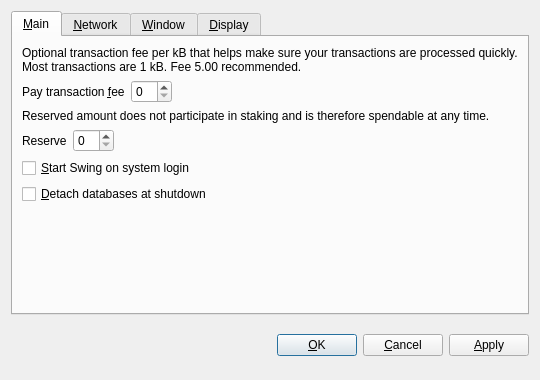
<?xml version="1.0" encoding="UTF-8"?>
<ui version="4.0">
 <class>OptionsDialog</class>
 <widget class="QDialog" name="OptionsDialog">
  <property name="geometry">
   <rect>
    <x>0</x>
    <y>0</y>
    <width>540</width>
    <height>380</height>
   </rect>
  </property>
  <property name="windowTitle">
   <string>Options</string>
  </property>
  <property name="modal">
   <bool>true</bool>
  </property>
  <layout class="QVBoxLayout" name="verticalLayout">
   <item>
    <widget class="QTabWidget" name="tabWidget">
     <property name="tabPosition">
      <enum>QTabWidget::North</enum>
     </property>
     <property name="currentIndex">
      <number>0</number>
     </property>
     <widget class="QWidget" name="tabMain">
      <attribute name="title">
       <string>&amp;Main</string>
      </attribute>
      <layout class="QVBoxLayout" name="verticalLayout_Main">
       <item>
        <widget class="QLabel" name="transactionFeeInfoLabel">
         <property name="text">
          <string>Optional transaction fee per kB that helps make sure your transactions are processed quickly. Most transactions are 1 kB. Fee 5.00 recommended.</string>
         </property>
         <property name="textFormat">
          <enum>Qt::PlainText</enum>
         </property>
         <property name="wordWrap">
          <bool>true</bool>
         </property>
        </widget>
       </item>
       <item>
        <layout class="QHBoxLayout" name="horizontalLayoutFee">
         <item>
          <widget class="QLabel" name="transactionFeeLabel">
           <property name="text">
            <string>Pay transaction &amp;fee</string>
           </property>
           <property name="textFormat">
            <enum>Qt::PlainText</enum>
           </property>
           <property name="buddy">
            <cstring>transactionFee</cstring>
           </property>
          </widget>
         </item>
         <item>
          <widget class="BitcoinAmountField" name="transactionFee"/>
         </item>
         <item>
          <spacer name="horizontalSpacerFee">
           <property name="orientation">
            <enum>Qt::Horizontal</enum>
           </property>
           <property name="sizeHint" stdset="0">
            <size>
             <width>40</width>
             <height>20</height>
            </size>
           </property>
          </spacer>
         </item>
        </layout>
       </item>
       <item>
        <widget class="QLabel" name="reserveBalanceInfoLabel">
         <property name="text">
          <string>Reserved amount does not participate in staking and is therefore spendable at any time.</string>
         </property>
         <property name="textFormat">
          <enum>Qt::PlainText</enum>
         </property>
         <property name="wordWrap">
          <bool>true</bool>
         </property>
        </widget>
       </item>
       <item>
        <layout class="QHBoxLayout" name="horizontalLayoutReserveBalance">
         <item>
          <widget class="QLabel" name="reserveBalanceLabel">
           <property name="text">
            <string>Reserve</string>
           </property>
           <property name="textFormat">
            <enum>Qt::PlainText</enum>
           </property>
           <property name="buddy">
            <cstring>reserveBalance</cstring>
           </property>
          </widget>
         </item>
         <item>
          <widget class="BitcoinAmountField" name="reserveBalance"/>
         </item>
         <item>
          <spacer name="horizontalSpacerReserveBalance">
           <property name="orientation">
            <enum>Qt::Horizontal</enum>
           </property>
           <property name="sizeHint" stdset="0">
            <size>
             <width>40</width>
             <height>20</height>
            </size>
           </property>
          </spacer>
         </item>
        </layout>
       </item>
       <item>
        <widget class="QCheckBox" name="bitcoinAtStartup">
         <property name="toolTip">
          <string>Automatically start Swing after logging in to the system.</string>
         </property>
         <property name="text">
          <string>&amp;Start Swing on system login</string>
         </property>
        </widget>
       </item>
       <item>
        <widget class="QCheckBox" name="detachDatabases">
         <property name="toolTip">
          <string>Detach block and address databases at shutdown. This means they can be moved to another data directory, but it slows down shutdown. The wallet is always detached.</string>
         </property>
         <property name="text">
          <string>&amp;Detach databases at shutdown</string>
         </property>
        </widget>
       </item>
       <item>
        <spacer name="verticalSpacer_Main">
         <property name="orientation">
          <enum>Qt::Vertical</enum>
         </property>
         <property name="sizeHint" stdset="0">
          <size>
           <width>20</width>
           <height>40</height>
          </size>
         </property>
        </spacer>
       </item>
      </layout>
     </widget>
     <widget class="QWidget" name="tabNetwork">
      <attribute name="title">
       <string>&amp;Network</string>
      </attribute>
      <layout class="QVBoxLayout" name="verticalLayout_Network">
       <item>
        <widget class="QCheckBox" name="mapPortUpnp">
         <property name="toolTip">
          <string>Automatically open the Swing client port on the router. This only works when your router supports UPnP and it is enabled.</string>
         </property>
         <property name="text">
          <string>Map port using &amp;UPnP</string>
         </property>
        </widget>
       </item>
       <item>
        <widget class="QCheckBox" name="connectSocks">
         <property name="toolTip">
          <string>Connect to the Swing network through a SOCKS proxy (e.g. when connecting through Tor).</string>
         </property>
         <property name="text">
          <string>&amp;Connect through SOCKS proxy:</string>
         </property>
        </widget>
       </item>
       <item>
        <layout class="QHBoxLayout" name="horizontalLayout_Network">
         <item>
          <widget class="QLabel" name="proxyIpLabel">
           <property name="text">
            <string>Proxy &amp;IP:</string>
           </property>
           <property name="textFormat">
            <enum>Qt::PlainText</enum>
           </property>
           <property name="buddy">
            <cstring>proxyIp</cstring>
           </property>
          </widget>
         </item>
         <item>
          <widget class="QValidatedLineEdit" name="proxyIp">
           <property name="maximumSize">
            <size>
             <width>140</width>
             <height>16777215</height>
            </size>
           </property>
           <property name="toolTip">
            <string>IP address of the proxy (e.g. 127.0.0.1)</string>
           </property>
          </widget>
         </item>
         <item>
          <widget class="QLabel" name="proxyPortLabel">
           <property name="text">
            <string>&amp;Port:</string>
           </property>
           <property name="textFormat">
            <enum>Qt::PlainText</enum>
           </property>
           <property name="buddy">
            <cstring>proxyPort</cstring>
           </property>
          </widget>
         </item>
         <item>
          <widget class="QLineEdit" name="proxyPort">
           <property name="maximumSize">
            <size>
             <width>55</width>
             <height>16777215</height>
            </size>
           </property>
           <property name="toolTip">
            <string>Port of the proxy (e.g. 9050)</string>
           </property>
          </widget>
         </item>
         <item>
          <widget class="QLabel" name="socksVersionLabel">
           <property name="text">
            <string>SOCKS &amp;Version:</string>
           </property>
           <property name="textFormat">
            <enum>Qt::PlainText</enum>
           </property>
           <property name="buddy">
            <cstring>socksVersion</cstring>
           </property>
          </widget>
         </item>
         <item>
          <widget class="QValueComboBox" name="socksVersion">
           <property name="toolTip">
            <string>SOCKS version of the proxy (e.g. 5)</string>
           </property>
          </widget>
         </item>
         <item>
          <spacer name="horizontalSpacer_Network">
           <property name="orientation">
            <enum>Qt::Horizontal</enum>
           </property>
           <property name="sizeHint" stdset="0">
            <size>
             <width>40</width>
             <height>20</height>
            </size>
           </property>
          </spacer>
         </item>
        </layout>
       </item>
       <item>
        <spacer name="verticalSpacer_Network">
         <property name="orientation">
          <enum>Qt::Vertical</enum>
         </property>
         <property name="sizeHint" stdset="0">
          <size>
           <width>20</width>
           <height>40</height>
          </size>
         </property>
        </spacer>
       </item>
      </layout>
     </widget>
     <widget class="QWidget" name="tabWindow">
      <attribute name="title">
       <string>&amp;Window</string>
      </attribute>
      <layout class="QVBoxLayout" name="verticalLayout_Window">
       <item>
        <widget class="QCheckBox" name="minimizeToTray">
         <property name="toolTip">
          <string>Show only a tray icon after minimizing the window.</string>
         </property>
         <property name="text">
          <string>&amp;Minimize to the tray instead of the taskbar</string>
         </property>
        </widget>
       </item>
       <item>
        <widget class="QCheckBox" name="minimizeOnClose">
         <property name="toolTip">
          <string>Minimize instead of exit the application when the window is closed. When this option is enabled, the application will be closed only after selecting Quit in the menu.</string>
         </property>
         <property name="text">
          <string>M&amp;inimize on close</string>
         </property>
        </widget>
       </item>
       <item>
        <spacer name="verticalSpacer_Window">
         <property name="orientation">
          <enum>Qt::Vertical</enum>
         </property>
         <property name="sizeHint" stdset="0">
          <size>
           <width>20</width>
           <height>40</height>
          </size>
         </property>
        </spacer>
       </item>
      </layout>
     </widget>
     <widget class="QWidget" name="tabDisplay">
      <attribute name="title">
       <string>&amp;Display</string>
      </attribute>
      <layout class="QVBoxLayout" name="verticalLayout_Display">
       <item>
        <layout class="QHBoxLayout" name="horizontalLayout_1_Display">
         <item>
          <widget class="QLabel" name="langLabel">
           <property name="text">
            <string>User Interface &amp;language:</string>
           </property>
           <property name="textFormat">
            <enum>Qt::PlainText</enum>
           </property>
           <property name="buddy">
            <cstring>lang</cstring>
           </property>
          </widget>
         </item>
         <item>
          <widget class="QValueComboBox" name="lang">
           <property name="toolTip">
            <string>The user interface language can be set here. This setting will take effect after restarting Swing.</string>
           </property>
          </widget>
         </item>
        </layout>
       </item>
       <item>
        <layout class="QHBoxLayout" name="horizontalLayout_2_Display">
         <item>
          <widget class="QLabel" name="unitLabel">
           <property name="text">
            <string>&amp;Unit to show amounts in:</string>
           </property>
           <property name="textFormat">
            <enum>Qt::PlainText</enum>
           </property>
           <property name="buddy">
            <cstring>unit</cstring>
           </property>
          </widget>
         </item>
         <item>
          <widget class="QValueComboBox" name="unit">
           <property name="toolTip">
            <string>Choose the default subdivision unit to show in the interface and when sending coins.</string>
           </property>
          </widget>
         </item>
        </layout>
       </item>
       <item>
        <widget class="QCheckBox" name="displayAddresses">
         <property name="toolTip">
          <string>Whether to show Swing addresses in the transaction list or not.</string>
         </property>
         <property name="text">
          <string>&amp;Display addresses in transaction list</string>
         </property>
        </widget>
       </item>
       <item>
        <widget class="QCheckBox" name="coinControlFeatures">
         <property name="toolTip">
          <string>Whether to show coin control features or not.</string>
         </property>
         <property name="text">
          <string>Display coin &amp;control features (experts only!)</string>
         </property>
        </widget>
       </item>
       <item>
        <spacer name="verticalSpacer_Display">
         <property name="orientation">
          <enum>Qt::Vertical</enum>
         </property>
         <property name="sizeHint" stdset="0">
          <size>
           <width>20</width>
           <height>40</height>
          </size>
         </property>
        </spacer>
       </item>
      </layout>
     </widget>
    </widget>
   </item>
   <item>
    <layout class="QHBoxLayout" name="horizontalLayout_Buttons">
     <item>
      <spacer name="horizontalSpacer_1">
       <property name="orientation">
        <enum>Qt::Horizontal</enum>
       </property>
       <property name="sizeHint" stdset="0">
        <size>
         <width>40</width>
         <height>48</height>
        </size>
       </property>
      </spacer>
     </item>
     <item>
      <widget class="QLabel" name="statusLabel">
       <property name="font">
        <font>
         <weight>75</weight>
         <bold>true</bold>
        </font>
       </property>
       <property name="text">
        <string/>
       </property>
       <property name="textFormat">
        <enum>Qt::PlainText</enum>
       </property>
       <property name="wordWrap">
        <bool>true</bool>
       </property>
      </widget>
     </item>
     <item>
      <spacer name="horizontalSpacer_2">
       <property name="orientation">
        <enum>Qt::Horizontal</enum>
       </property>
       <property name="sizeHint" stdset="0">
        <size>
         <width>40</width>
         <height>48</height>
        </size>
       </property>
      </spacer>
     </item>
     <item>
      <widget class="QPushButton" name="okButton">
       <property name="text">
        <string>&amp;OK</string>
       </property>
      </widget>
     </item>
     <item>
      <widget class="QPushButton" name="cancelButton">
       <property name="text">
        <string>&amp;Cancel</string>
       </property>
       <property name="autoDefault">
        <bool>false</bool>
       </property>
      </widget>
     </item>
     <item>
      <widget class="QPushButton" name="applyButton">
       <property name="text">
        <string>&amp;Apply</string>
       </property>
       <property name="autoDefault">
        <bool>false</bool>
       </property>
      </widget>
     </item>
    </layout>
   </item>
  </layout>
 </widget>
 <customwidgets>
  <customwidget>
   <class>BitcoinAmountField</class>
   <extends>QSpinBox</extends>
   <header>bitcoinamountfield.h</header>
  </customwidget>
  <customwidget>
   <class>QValueComboBox</class>
   <extends>QComboBox</extends>
   <header>qvaluecombobox.h</header>
  </customwidget>
  <customwidget>
   <class>QValidatedLineEdit</class>
   <extends>QLineEdit</extends>
   <header>qvalidatedlineedit.h</header>
  </customwidget>
 </customwidgets>
 <resources/>
 <connections/>
</ui>
